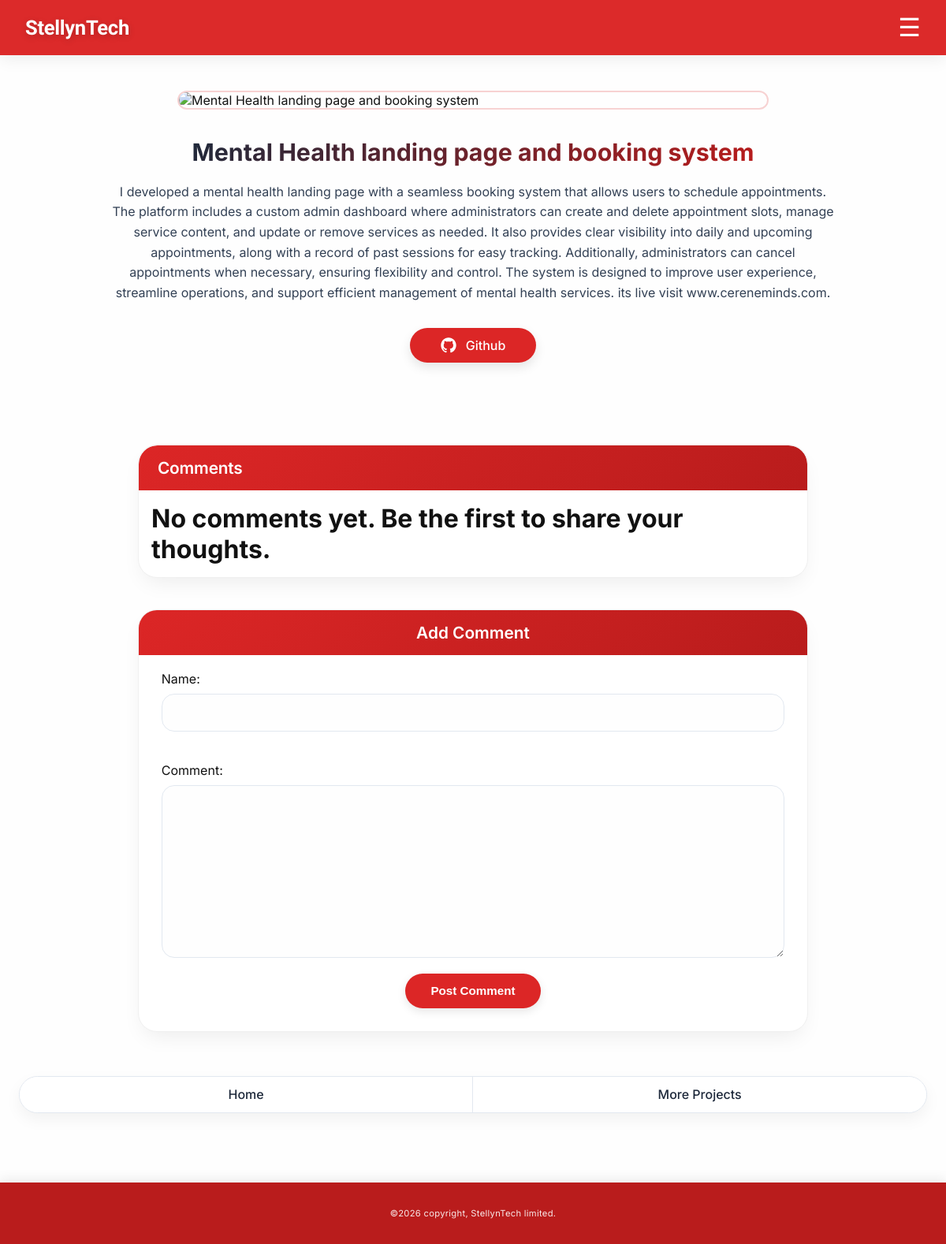
The app's page /project/detail/14/, older data.
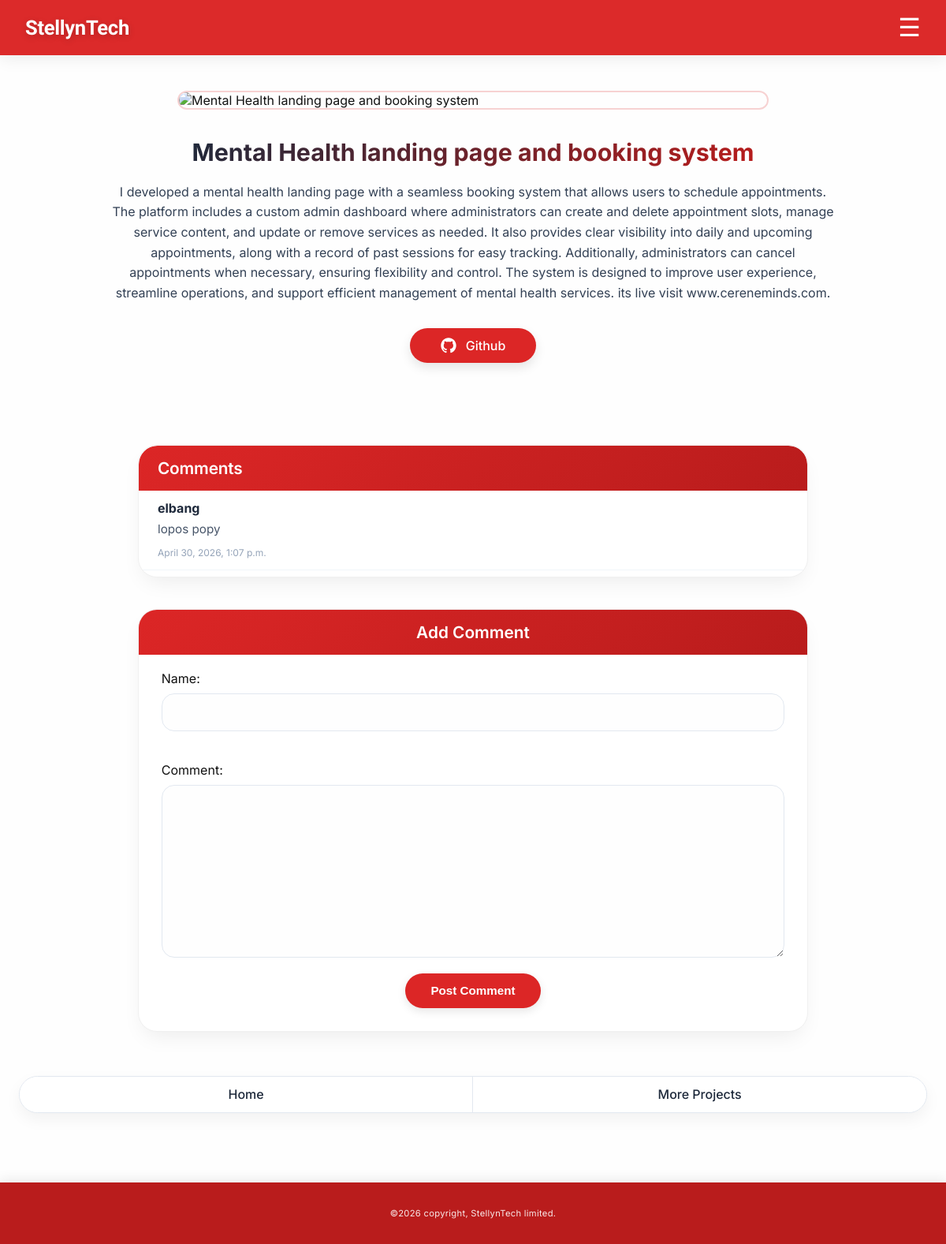
The same page, newer data.
### portforlio_app/models.py (models this page shows, shortened)
class Projects(models.Model):
    title = models.CharField(max_length=150)
    body = models.TextField()
    image = CloudinaryField('image')
    link = models.CharField(max_length=300, blank=True, null=True)
    date = models.DateTimeField(auto_now_add=True)

class Comment(models.Model):
    name = models.CharField(max_length=150)
    comment = models.TextField()
    project_commented = models.ForeignKey(Projects, on_delete=models.CASCADE, null=True, blank=True, related_name='comments')
    date = models.DateTimeField(auto_now_add=True)

### portforlio_app/views.py (the view)
# urls.py: path('project/detail/<int:pk>/', views.detailProjectView, name='detail'),
def detailProjectView(request, pk):
    one_view = get_object_or_404(Projects,pk=pk)
    if request.method == 'POST':
        form = CommentForm(request.POST)
        if form.is_valid():
            comment=form.save(commit=False)
            comment.project_commented= one_view
            comment.save()
    else:
        form = CommentForm()
    comment = Comment.objects.filter(project_commented=one_view)
    return render(request, 'project_detail.html', {'one_view':one_view, 'form':form, 'comment':comment})

### portforlio_app/forms.py
class CommentForm(forms.ModelForm):
    class Meta:
        model = Comment
        fields = ['name','comment']

### portforlio_app/templates/project_detail.html (shortened to what this page needs)
{% extends 'base.html' %}
{% block content %}
<div class='swipe'>
    {% if one_view.image %}
        <img src="{{one_view.image.url}}" alt="{{one_view.title}}"/>
    {% endif %}
    <h1>{{one_view.title}}</h1>
    <p>{{one_view.body}}</p>
    {% if one_view.link %}
        <a href="{{one_view.link}}" target='_blank'>
            Github
        </a>
    {% endif %}
</div>
<div class='blow'>
    <div class='comment'>
        <h1 class='wind'>Comments</h1>
        {% for comments in comment %}
            <h3>{{comments.name}}</h3>
            <p>{{comments.comment}}</p>
            <p>{{comments.date}}</p>
        {% empty %}
            <h1 style="padding: 1rem;">No comments yet. Be the first to share your thoughts.</h1>
        {% endfor %}
    </div>
</div>
<div class='form-holder'>
    <form method='post' action="{% url 'detail' one_view.pk %}">
        <h1>Add Comment</h1>
        {{form.as_p}}
        <div class='btn-hold'>
            <button type='submit'>Post Comment</button>
        </div>
    </form>
</div>
<div class='option'>
    <a href="{% url 'home' %}">Home</a>
    <a href="{% url 'projects' %}" class='a2'>More Projects</a>
</div>
{% endblock %}

### templates/base.html (shortened to what this page needs)
<!DOCTYPE html>
<html>
    <head>
        <link rel="stylesheet"
              href="https://cdnjs.cloudflare.com/ajax/libs/font-awesome/6.4.0/css/all.min.css"
 />
    </head>
    <body>
        <header>
            <a href="{% url 'home' %}" class='a1'>StellynTech</a>
            <div class='ham'>☰</div>
        </header>
        <div class='container'>
            {% block content %}{% endblock %}
        </div>
        <footer>
            <p>©2026 copyright, StellynTech limited.</p>
        </footer>
    </body>
</html>

### templates/base.html (style rules this page uses)
* { margin: 0; padding: 0; box-sizing: border-box; }
body { font-family: "Inter", "Oswald", sans-serif; background: #fefefe; color: #111; display: flex; flex-direction: column; min-height: 100vh; }
header { width: 100%; height: 70px; position: sticky; top: 0; background: rgba(220, 38, 38, 0.98); backdrop-filter: blur(2px); box-shadow: 0 4px 20px rgba(0, 0, 0, 0.08); display: flex; align-items: center; padding: 0 2rem; z-index: 9; transition: all 0.2s; }
header .a1 { color: white; text-shadow: 0 2px 8px rgba(0, 0, 0, 0.2); font-size: 1.9rem; font-weight: 600; letter-spacing: -0.3px; text-decoration: none; font-family: "Oswald", sans-serif; transition: opacity 0.2s; }
footer { width: 100%; background: #b91c1c; box-shadow: 0 -4px 14px rgba(0, 0, 0, 0.08); margin-top: 3rem; display: flex; justify-content: center; align-items: center; color: white; padding: 2rem 1rem; text-align: center; }
footer p { font-size: 0.85rem; font-weight: 400; letter-spacing: 0.3px; opacity: 0.9; }
.container { width: 100%; max-width: 1400px; margin: 0 auto; padding: 2rem 2rem 0 2rem; flex: 1; animation: fadeIn 0.4s ease; }
header .ham { display: none; font-size: 2rem; font-weight: 400; color: white; cursor: pointer; margin-left: auto; background: none; border: none; line-height: 1; }
@media (min-width: 1px) and (max-width: 1200px) { header .a1 { font-size: 1.6rem; } }
@media (min-width: 1px) and (max-width: 1200px) { header .ham { display: flex; align-items: center; justify-content: center; } }
@media (min-width: 1px) and (max-width: 1200px) { footer p { font-size: 0.7rem; } }
@media (min-width: 1px) and (max-width: 1200px) { .container { padding: 1.8rem 1.5rem 0 1.5rem; } }

Row changes from the older to the newer data that the page shows:
added Comment: name "elbang", comment "lopos popy", date "April 30, 2026, 1:07 p.m."
Text that changed along with them:
text no longer shown: "No comments yet. Be the first to share your thoughts."
